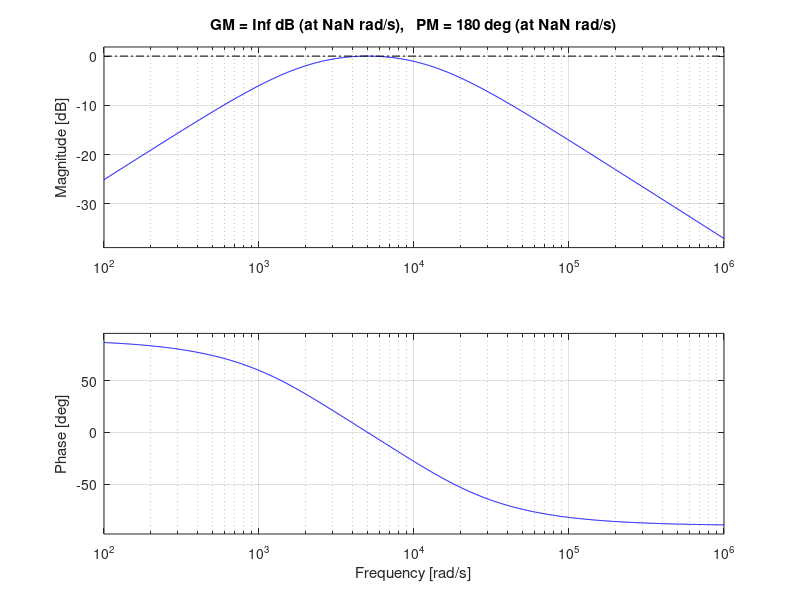

This chart was generated by the following MATLAB code:
clear all;
close all;
clc;

rad2deg = 180/pi;

% 제한사항
% 1. 인버터 안사용
% 2. Ld, Lq는 일정
% 3. 이상적인 아날로그 제어 안함
% 4. 이상적인 전류 센싱.


mm = 2; % 1. 속도+전류 제어 2. 전류제어
Mode = 2; % 2: sensorless

w_h = 2*pi*800;
V_inj = 60;
Stop_Time = 10;
J = 0.045;
B=0.0001;
TL=20;

P = 24;
Rs=2;
Lds = 30.0e-3; %[H] 
Lqs = 40.0e-3; %[H]
Lamf = 0.12; %[Wb]

Wrpm_rated = 400;
Te_rated = 20;

% Is_rated = 4.5;
Is_rated = 10;

Wrm_rated = Wrpm_rated *2*pi/60;
Wr_rated = Wrm_rated*P;


Wcc = 100*2*pi;
Kpc = Lds*Wcc;
Kic = Rs*Wcc;


Kt = 1.5*P*Lamf;
Wsc=2*pi*5;
Kps=J*Wsc/Kt;
Kis=J*Wsc^2/5/Kt;
Kas=1/Kps;

Vsmax = 60;


init_Thetar = 3*pi/7;

Thetar_hat_init = 0;

zeta = 1.4;
%%
G = tf([2*zeta*w_h 0], [1 2*zeta*w_h w_h^2]);

margin(G);


Stop_Time = 0.000001
